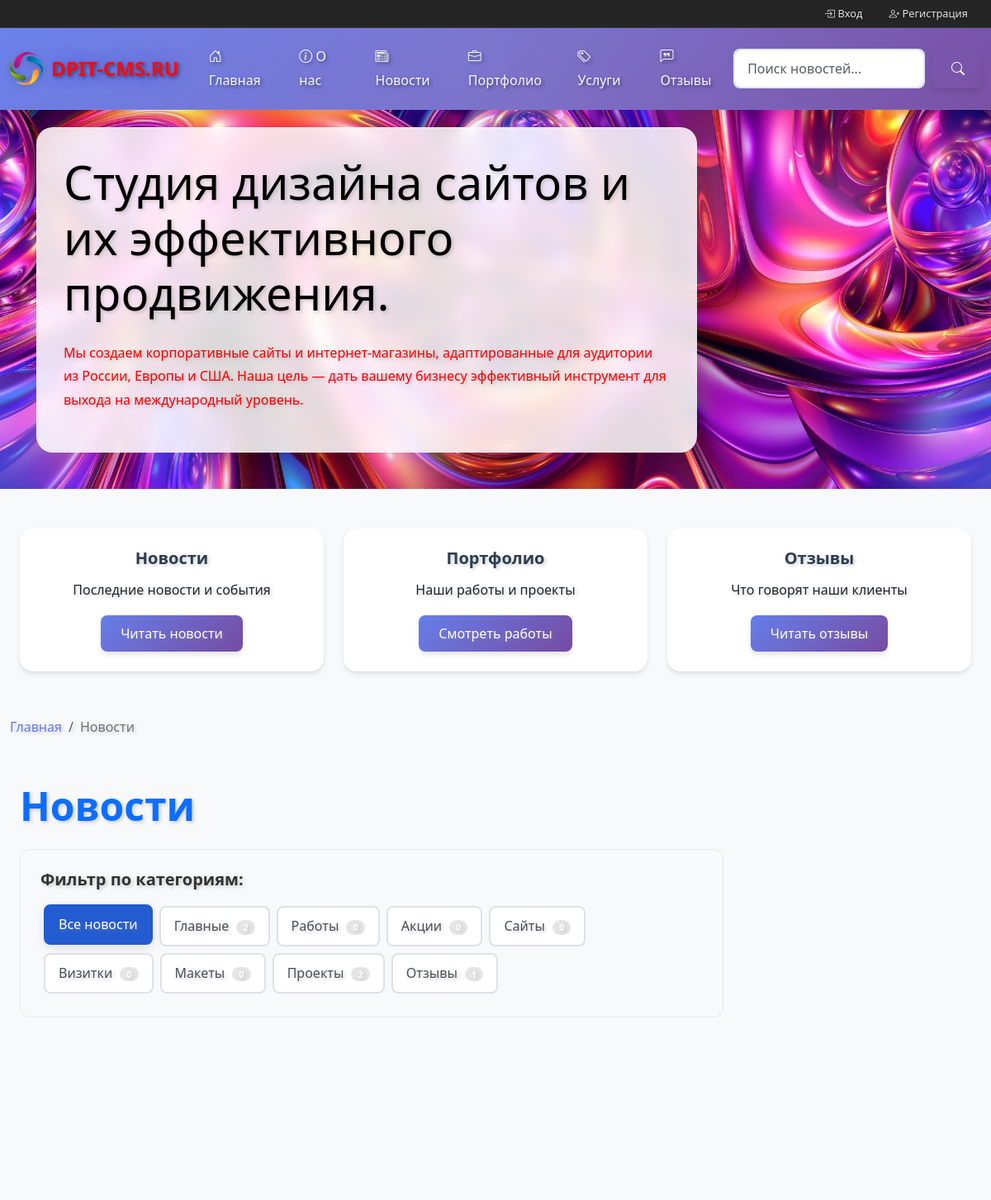
Before: /news/ (upper part) with the older database file.
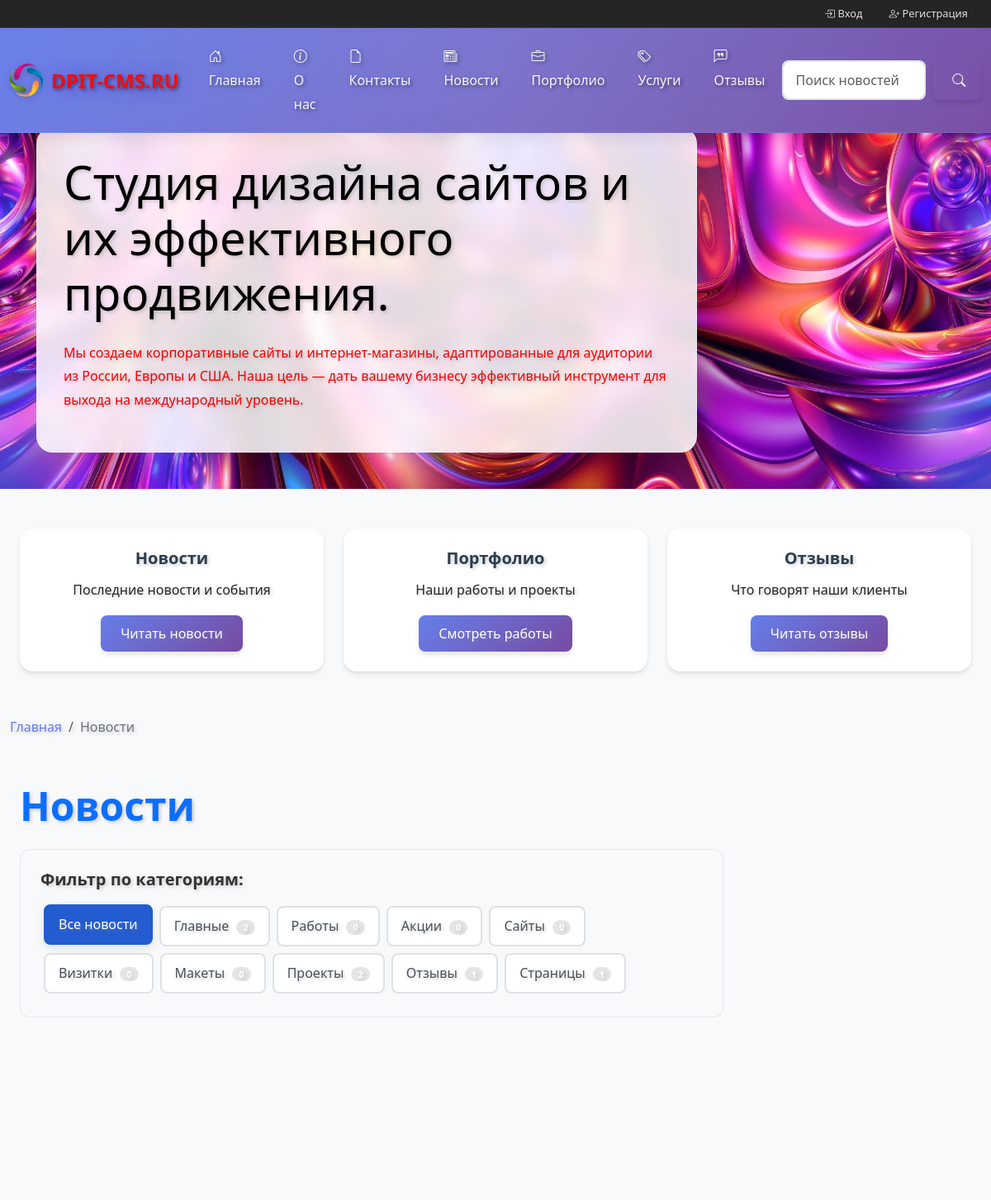
After: the same page with the newer database file.
### main/models.py (models this page shows, shortened)
class ActiveModel(models.Model):
    is_active = models.BooleanField(default=True, verbose_name="Активно")
    class Meta:
        abstract = True

class SEOModel(models.Model):
    meta_title = models.CharField(
        max_length=200,
        verbose_name="Мета заголовок",
        blank=True,
        help_text="Заголовок страницы для поисковых систем."
    )
    meta_keywords = models.CharField(
        max_length=200,
        verbose_name="Ключевые слова",
        blank=True,
        help_text="Ключевые слова через запятую."
    )
    meta_description = models.CharField(
        max_length=255,
        verbose_name="Мета описание",
        blank=True,
        help_text="Краткое описание для поисковых систем."
    )
    class Meta:
        abstract = True

class SiteSettings(ActiveModel, SEOModel):
    site_title = models.CharField(max_length=200, verbose_name="Название сайта")
    """
    Название сайта, отображаемое в заголовках страниц и интерфейсе.
    """
    site_slogan = models.CharField(max_length=30, verbose_name="Слоган")
    """
    Краткий слоган сайта, может использоваться в шапке или рекламных блоках.
    """
    site_description = models.TextField(max_length=255, verbose_name="Описание сайта")
    """
    Полное текстовое описание сайта, применяемое в мета-тегах и на страницах.
    """
    site_email = models.EmailField(max_length=30, verbose_name="Электронная почта")
    """
    Основной email для связи с администраторами сайта.
    """
    site_phone_1 = models.CharField(max_length=20, verbose_name="Телефон 1")
    """
    Первый контактный телефон (например, основной номер поддержки).
    """
    site_phone_2 = models.CharField(max_length=20, verbose_name="Телефон 2")
    """
    Второй контактный телефон (дополнительный или альтернативный номер).
    """
    site_address = models.CharField(max_length=200, verbose_name="Адрес")
    """
    Адрес сайта, отображаемый в контактах.
    """
    content = HTMLField(verbose_name="Контент", default="<p>Контент сайта</p>")
    """
    Основной HTML-контент сайта, может использоваться на главной странице
    или в других общих блоках. По умолчанию содержит заглушку.
    """
    logo = models.ImageField(upload_to=RenameUploadTo("logos/"), verbose_name="Логотип")
    """
    Логотип сайта. Загружается в папку 'logos/'. Отображается в шапке сайта.
    """
    favicon = models.ImageField(upload_to=RenameUploadTo("favicons/"), verbose_name="Фавикон")
    """
    Фавикон сайта — маленькая иконка, отображаемая в браузерной вкладке.
    Загружается в папку 'favicons/'.
    """
    fon_haeders = models.ImageField(upload_to=RenameUploadTo("fon_haeders/"), verbose_name="Фон шапки")
    """
    Фон шапки. Загружается в папку 'fon_haeders/'. Отображается в шапке сайта.
    """
    site_domain = models.CharField(
        max_length=200,
        verbose_name="Домен сайта",
        blank=True,
        null=True,
        help_text="Домен сайта для отображения в шапке (например, dpit-cms.ru). Если не указан, будет использоваться текущий хост.",
    )
    """
    Домен сайта для отображения в шапке. Если не указан, используется текущий хост.
    """
    site_work_time = models.CharField(
        max_length=200,
        verbose_name="Время работы",
        blank=True,
        null=True,
        help_text="Время работы компании (например: Пн-Пт: 9:00-18:00)"
    )
    class Meta:
        verbose_name = "Настройки сайта"
        verbose_name_plural = "Настройки сайта"

class TimestampModel(models.Model):
    created_at = models.DateTimeField(auto_now_add=True, verbose_name="Дата создания")
    updated_at = models.DateTimeField(auto_now=True, verbose_name="Дата обновления")
    class Meta:
        abstract = True

class Page(ActiveModel, TimestampModel, SEOModel):
    title = models.CharField(
        max_length=200,
        verbose_name="Заголовок страницы",
        help_text="Введите заголовок страницы, отображаемый в браузере и на сайте.",
    )
    """
    Заголовок страницы. Отображается в интерфейсе и может использоваться в шаблонах.
    """
    slug = models.SlugField(
        unique=True,
        verbose_name="URL",
        help_text="Уникальный идентификатор страницы в URL (например, 'about-us').",
    )
    """
    Уникальный слаг для формирования читаемого URL страницы.
    Должен быть уникальным по всей системе.
    """
    content = HTMLField(
        verbose_name="Контент",
        default="<p>Контент сайта</p>",
        help_text="Основной контент страницы с поддержкой HTML-разметки.",
    )
    """
    Основное содержимое страницы с поддержкой HTML.
    Редактируется через визуальный редактор (например, CKEditor).
    """
    show_in_menu = models.BooleanField(
        default=True,
        verbose_name="Показывать в меню",
        help_text="Определите, будет ли страница отображаться в основном меню сайта.",
    )
    """
    Флаг отображения страницы в навигационном меню.
    """
    order = models.IntegerField(
        default=0,
        verbose_name="Порядок",
        help_text="Определяет порядок сортировки страниц в меню и списке.",
    )
    """
    Порядковый номер для сортировки страниц. Чем меньше значение — тем выше в списке.
    """
    logo = models.ImageField(
        upload_to=RenameUploadTo("page_logos/"),
        verbose_name="Логотип страницы",
        blank=True,
        null=True,
        help_text="Логотип, ассоциированный с данной страницей. Отображается в шапке или футере.",
    )
    """
    Изображение логотипа, привязанное к странице. Опционально.
    Загружается в папку 'page_logos/'.
    """
    fon_headers = models.ImageField(
        upload_to=RenameUploadTo("fon_headers/"),
        verbose_name="Фон шапки страницы",
        blank=True,
        null=True,
        help_text="Фон, ассоциированный с данной страницей. Отображается в шапке или футере.",
    )
    """
    Изображение фона шапки, привязанное к странице. Опционально.
    Загружается в папку 'fon_headers/'.
    """
    class Meta:
        verbose_name = "Страница"
        verbose_name_plural = "Страницы"
        ordering = ["order", "title"]

### news/models.py (models this page shows, shortened)
class NewsCategory(ActiveModel, SEOModel, HeaderModel):
    name = models.CharField(max_length=100, verbose_name="Название")
    slug = models.SlugField(unique=True, verbose_name="URL")
    logo = models.ImageField(upload_to=RenameUploadTo("news/categories/"), verbose_name="Логотип")
    description = models.TextField(verbose_name="Описание")
    content = HTMLField(verbose_name="Описание на странице", default="<p>Описание</p>")
    order = models.IntegerField(default=0, verbose_name="Порядок")
    class Meta:
        verbose_name = "Категория новостей"
        verbose_name_plural = "Категории новостей"
        ordering = ["order", "name"]

### news/views.py (the view)
# urls.py: path("", views.news_list, name="list"),  # news:list
def news_list(request):
    news_queryset = (
        News.objects.filter(is_active=True)
        .select_related("category")
        .order_by("-created_at")
    )
    categories = NewsCategory.objects.filter(is_active=True).annotate(
        news_count=Count("news")
    )
    paginator = Paginator(news_queryset, 9)
    page = request.GET.get("page")
    try:
        news_list = paginator.page(page)
    except PageNotAnInteger:
        news_list = paginator.page(1)
    except EmptyPage:
        news_list = paginator.page(paginator.num_pages)
    return render(
        request,
        "news/list.html",
        {
            "news_list": news_list,
            "categories": categories,
            "latest_news": get_latest_news(),
        },
    )

### news/templates/news/list.html (shortened to what this page needs)
{% extends 'base.html' %}
{% load news_extras %}
{% block content %}
<div class="container py-4">
    <div class="row">
        <div class="col-12">
            <div class="mb-4">
                <h1 class="display-5 fw-bold text-primary mb-3">
                    {% if search_query %}
                        Результаты поиска: "{{ search_query }}"
                    {% elif current_category %}
                        {{ current_category.name }}
                    {% else %}
                        Новости
                    {% endif %}
                </h1>
            </div>
            {% if categories %}
            <div class="category-filter-box">
                <h5 class="fw-semibold mb-3">Фильтр по категориям:</h5>
                <div class="d-flex flex-wrap">
                    <a href="{% url 'news:list' %}"
                       class="standard-category-btn {% if not current_category %}active{% endif %}">
                        Все новости
                    </a>
                    {% for category in categories %}
                    <a href="{% url 'news:by_category' category.slug %}"
                       class="standard-category-btn {% if current_category and current_category.slug == category.slug %}active{% endif %}">
                        {{ category.name }}
                        <span class="badge badge-count">{{ category.news_count }}</span>
                    </a>
                    {% endfor %}
                </div>
            </div>
            {% endif %}
            <div class="row">
                {% for news in news_list %}
                <div class="col-md-6 col-lg-4 mb-4">
                </div>
                {% endfor %}
            </div>
        </div>
    </div>
</div>
{% endblock %}

### templates/header.html (shortened to what this page needs)
<div class="user-top-bar">
    <div class="container-fluid d-flex justify-content-end align-items-center">
        <ul class="nav">
            {% if user.is_authenticated %}
                <li class="nav-item d-none d-md-block">
                    <span class="nav-link disabled text-white-50">
                        <i class="bi bi-person-circle"></i> {{ user.get_full_name|default:user.username }}
                    </span>
                </li>
                <li class="nav-item">
                    <a class="nav-link" href="{% url 'accounts:profile' %}">
                        <i class="bi bi-person"></i> <span class="d-none d-sm-inline">Кабинет</span>
                    </a>
                </li>
                <li class="nav-item">
                    <a class="nav-link" href="{% url 'tickets:list' %}">
                        <i class="bi bi-ticket-perforated"></i> <span class="d-none d-sm-inline">Тикеты</span>
                    </a>
                </li>
                <li class="nav-item">
                    <a class="nav-link" href="{% url 'tickets:create' %}">
                        <i class="bi bi-plus-circle"></i> <span class="d-none d-sm-inline">Новый тикет</span>
                    </a>
                </li>
                {% if user.is_superuser %}
                <li class="nav-item">
                    <a class="nav-link" href="{% url 'mail:index' %}">
                        <i class="bi bi-envelope"></i> <span class="d-none d-sm-inline">Почта</span>
                    </a>
                </li>
                {% endif %}
                {% if user.is_staff %}
                <li class="nav-item">
                    <a class="nav-link text-primary fw-bold" href="/admin/">
                        <i class="bi bi-cpu-fill"></i> <span class="d-none d-sm-inline">Админ</span>
                    </a>
                </li>
                {% endif %}
                <li class="nav-item">
                    <a class="nav-link" href="{% url 'accounts:logout' %}">
                        <i class="bi bi-box-arrow-right"></i> <span class="d-none d-sm-inline">Выход</span>
                    </a>
                </li>
            {% else %}
                <li class="nav-item">
                    <a class="nav-link" href="{% url 'accounts:login' %}">
                        <i class="bi bi-box-arrow-in-right"></i> Вход
                    </a>
                </li>
                <li class="nav-item">
                    <a class="nav-link" href="{% url 'accounts:register' %}">
                        <i class="bi bi-person-plus"></i> Регистрация
                    </a>
                </li>
            {% endif %}
        </ul>
    </div>
</div>
<nav class="navbar navbar-expand-lg navbar-dark bg-dark fixed-top thin-lines-gradient">
    <div class="container-fluid">
        <a class="navbar-brand" href="{% url 'main:home' %}">
            {% if site_settings and site_settings.logo %}
                <img src="{{ site_settings.logo.url }}" alt="{{ site_settings.site_title }}" height="40">
            {% else %}
                {{ site_settings.site_title|default:"DPIT-CMS" }}
            {% endif %}
            <strong class="domain multi-shadow">
                {% if site_settings and site_settings.site_domain %}
                    {{ site_settings.site_domain }}
                {% else %}
                    {{ request.get_host|cut:":4234"|cut:":8000" }}
                {% endif %}
            </strong>
        </a>
        <div class="collapse navbar-collapse" id="navbarNav">
            <ul class="navbar-nav me-auto">
                <li class="nav-item">
                    <a class="nav-link" href="{% url 'main:home' %}">
                        <i class="bi bi-house-door"></i> Главная
                    </a>
                </li>
                {% for page in menu_pages %}
                <li class="nav-item">
                    <a class="nav-link" href="{% url 'main:page_detail' page.slug %}">
                        {% if page.slug == 'o-nas' %}
                            <i class="bi bi-info-circle"></i> О нас
                        {% elif page.slug == 'page' %}
                            <i class="bi bi-file-earmark-text"></i> Страница
                        {% else %}
                            <i class="bi bi-file-earmark"></i> {{ page.title }}
                        {% endif %}
                    </a>
                </li>
                {% endfor %}
                <li class="nav-item">
                    <a class="nav-link" href="{% url 'news:list' %}">
                        <i class="bi bi-newspaper"></i> Новости
                    </a>
                </li>
                <li class="nav-item">
                    <a class="nav-link" href="{% url 'portfolio:list' %}">
                        <i class="bi bi-briefcase"></i> Портфолио
                    </a>
                </li>
                <li class="nav-item">
                    <a class="nav-link" href="{% url 'portfolio:price_list' %}">
                        <i class="bi bi-tags"></i> Услуги
                    </a>
                </li>
                <li class="nav-item">
                    <a class="nav-link" href="{% url 'reviews:list' %}">
                        <i class="bi bi-chat-left-quote"></i> Отзывы
                    </a>
                </li>
            </ul>
            <form class="d-flex" action="{% url 'news:search' %}" method="get">
                <input class="form-control me-2" type="search" name="q" placeholder="Поиск новостей..." aria-label="Search" value="{{ request.GET.q|default:'' }}">
                <button class="btn btn-outline-light" type="submit">
                    <i class="bi bi-search"></i>
                </button>
            </form>
        </div>
    </div>
</nav>

### templates/logo_p.html
    <div class="row">
        <div class="col-12 text-left logo-container" {% if header_data.image %}style="background-image: url('{{ header_data.image }}');"{% endif %}>
            <div class="logo-inform-div">
                <h1 class="display-4 mb-4">{{ header_data.title }}</h1>
                {% if header_data.description %}
                  <div class="sl_1">{{ header_data.description|safe }}</div>
                {% endif %}
            </div>
        </div>
    </div>

Changed rows visible on the page:
added Page: title "Контакты"
added NewsCategory: name "Страницы", news_count "1"
